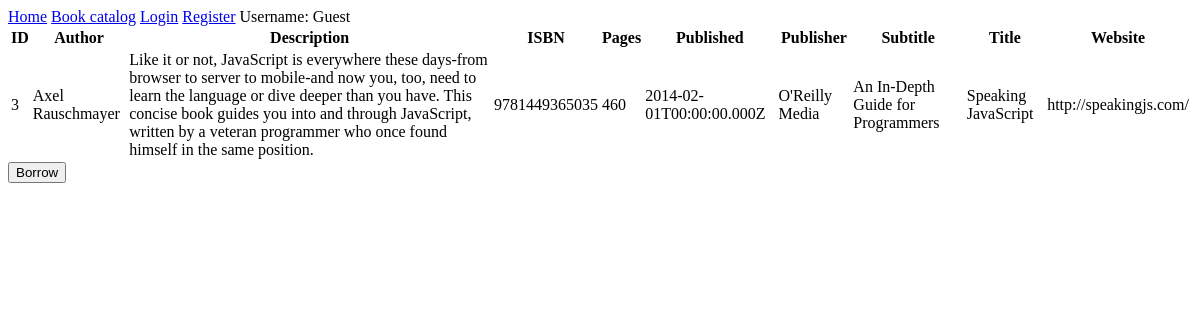
/catalog/books/3, run on an earlier commit of the app's database.
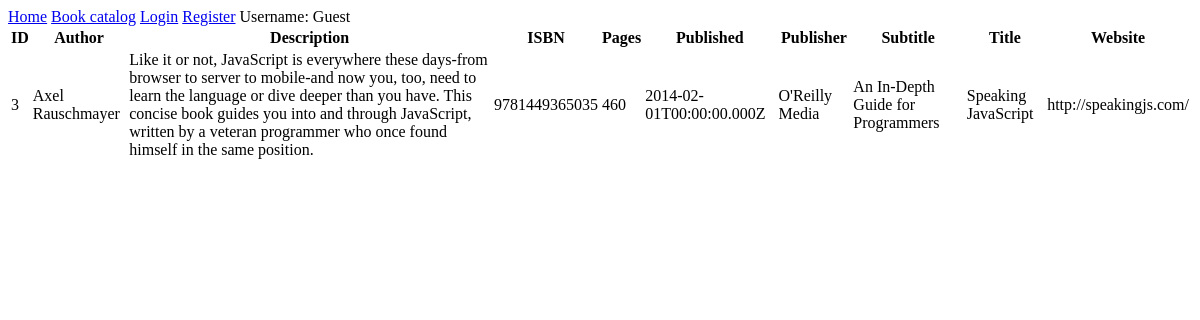
And on a later commit of the database.
### routes.py (the view)
@app.route('/catalog/books/<int:book_id>')
def book(book_id):
    db_session = get_session()
    mybook = db_session.query(Book).filter(Book.id == book_id).one()
    context = get_default_context()
    context['book'] = mybook
    return render_template('book.html', **context)

### routes.py (called while the page is built)
def get_session(echo=True):
    engine = create_engine('sqlite:///db/database.db', echo=echo)
    db_session = sessionmaker(bind=engine)
    return db_session()

def get_default_context():
    permission_lvl = get_user_auth_lvl()
    context = {'permission_lvl': permission_lvl,
               'user_id': session.get('user_id'),
               'username': session.get('username')}
    return context

def get_user_auth_lvl():
    if not session:
        return 3
    db_session = get_session()
    user_data = db_session.query(User.permission_lvl) \
                .filter(User.username == session.get('username')) \
                .one()
    return user_data.permission_lvl

### templates/book.html (shortened to what this page needs)
{% extends 'layout.html' %}
{% block content %}
<table>
  <tr>
    <th>ID</th>
    <th>Author</th>
    <th>Description</th>
    <th>ISBN</th>
    <th>Pages</th>
    <th>Published</th>
    <th>Publisher</th>
    <th>Subtitle</th>
    <th>Title</th>
    <th>Website</th>
  </tr>
  <tr>
    <td>{{ book['id'] }}</td>
    <td>{{ book['author'] }}</td>
    <td>{{ book['description'] }}</td>
    <td>{{ book['isbn'] }}</td>
    <td>{{ book['pages'] }}</td>
    <td>{{ book['published'] }}</td>
    <td>{{ book['publisher'] }}</td>
    <td>{{ book['subtitle'] }}</td>
    <td>{{ book['title'] }}</td>
    <td>{{ book['website'] }}</td>
  </tr>
</table>
{% if book['user_id'] == None %}
<form action="/catalog/books/borrow" method="POST">
  <button name="borrow_book_id" type="submit" value="{{ book['id'] }}">Borrow</button>
</form>
{% elif book['user_id'] == user_id %}
<form action="/catalog/books/return" method="POST">
  <button name="return_book_id" type="submit" value="{{ book['id'] }}">Return</button>
</form>
{% endif %}
{% endblock %}

What changed in the data, as far as the page shows it:
changed Book "Axel Rauschmayer": user_id empty → 2 (drawn)
Also different on the page:
text no longer shown: "Borrow"
